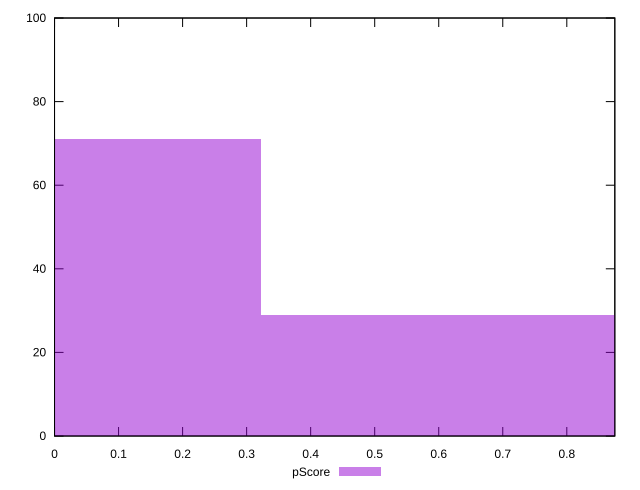

Write gnuplot code to recreate this figure.
reset

$pScore <<EOF
0 71
0.6436833651425603 29
EOF

set key outside below
set boxwidth 0.6436833651425603
set xrange [0:0.875]
set yrange [0:100]
set trange [0:100]
set style fill transparent solid 0.5 noborder
set terminal svg size 640, 490 enhanced background rgb 'white'
set output "reports/report_00028_2021-02-24T12-49-42.674Z/uses-text-compression/samples/agenda/pScore/histogram.svg"

plot $pScore title "pScore" with boxes

reset
